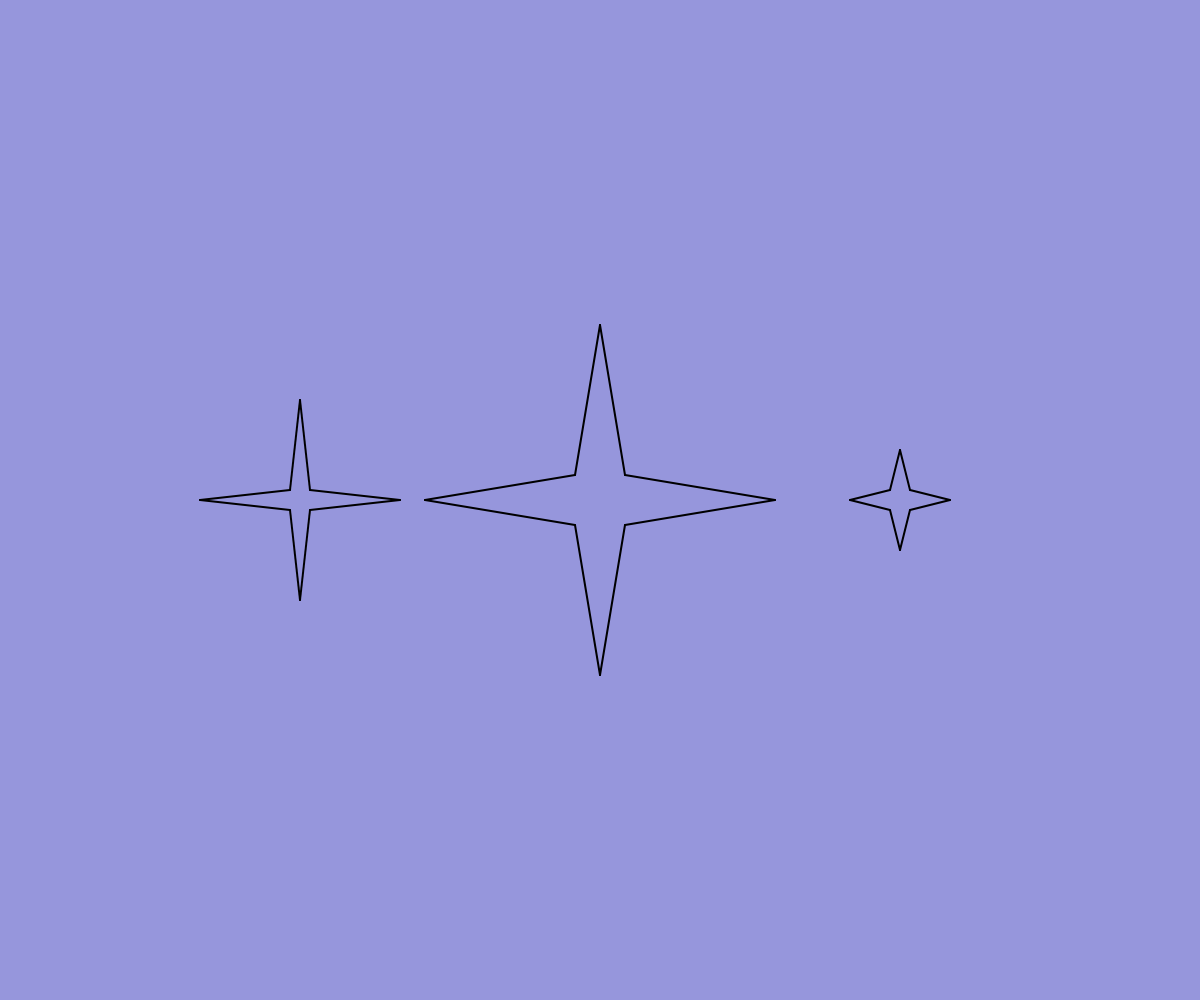
Frame 1 (no input)
Frame 60 (no input): identical to frame 1, image omitted
Frame 120 (the mouse pressed at the canvas centre since frame 60): identical to frame 1, image omitted

The p5.js sketch that drew this single still picture (run headless with seeded random() and noise() and a simulated clock; from frame 60 on, the mouse is pressed at the canvas centre):

// p5.js sketch
// ── sketch.js
function star(x, y, w, c) {
  let r = w / 2;
  push();
  translate(x, y);
  line(-c, -c, 0, -r);
  line(0, -r, c, -c);

  line(-c, c, 0, r);
  line(0, r, c, c);

  line(c, -c, r, 0);
  line(r, 0, c, c);

  line(-c, -c, -r, 0);
  line(-r, 0, -c, c);
  pop();
}

function setup() {
  createCanvas(windowWidth, windowHeight);
  background(150, 150, 220);
  strokeWeight(2);

  star(width / 4, height / 2, 200, 10);
  star(width / 2, height / 2, 350, 25);
  star(3 * width / 4, height / 2, 100, 10);
}

function draw() {}
